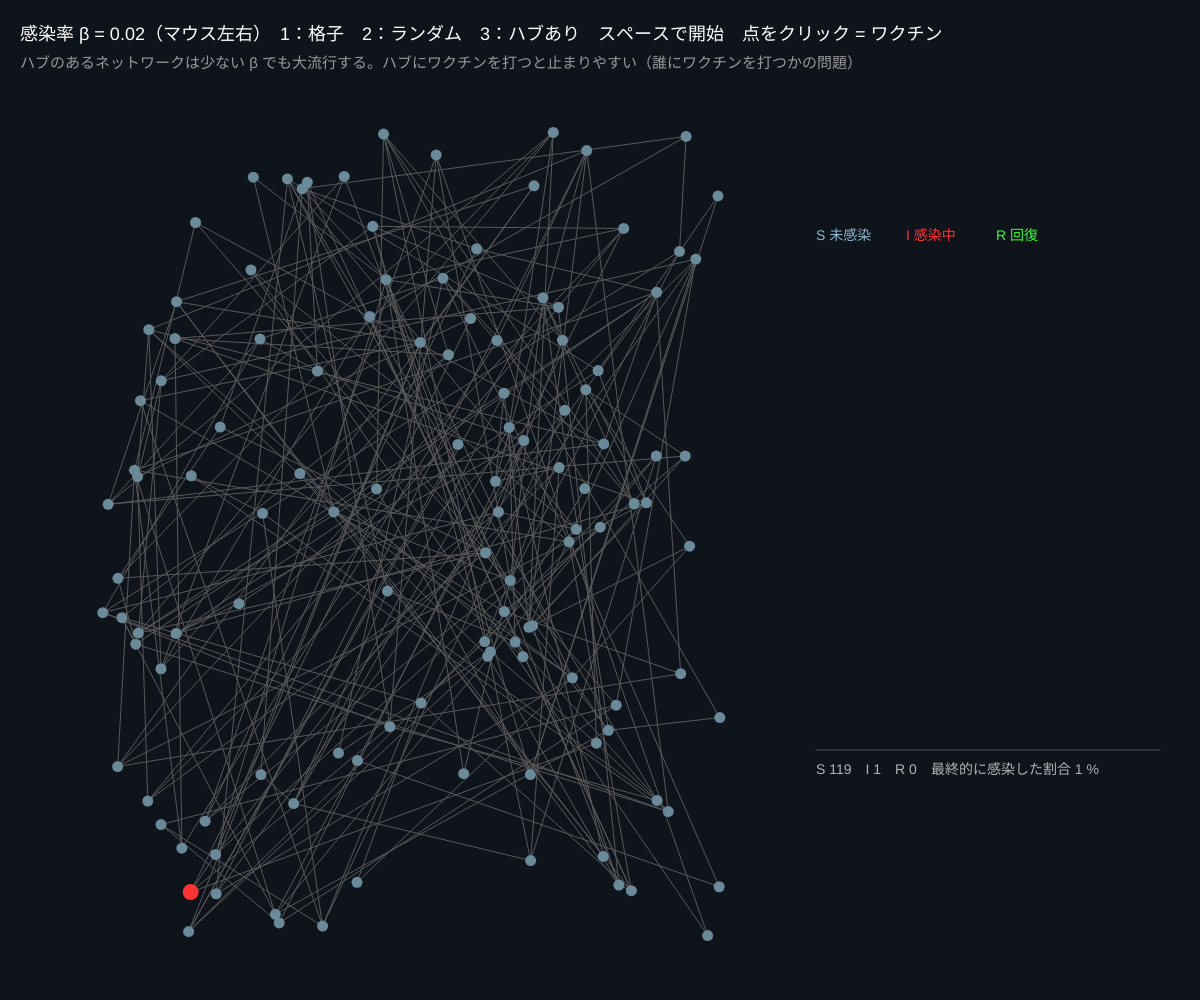
Frame 1 (no input)
Frame 60 (no input): identical to frame 1, image omitted
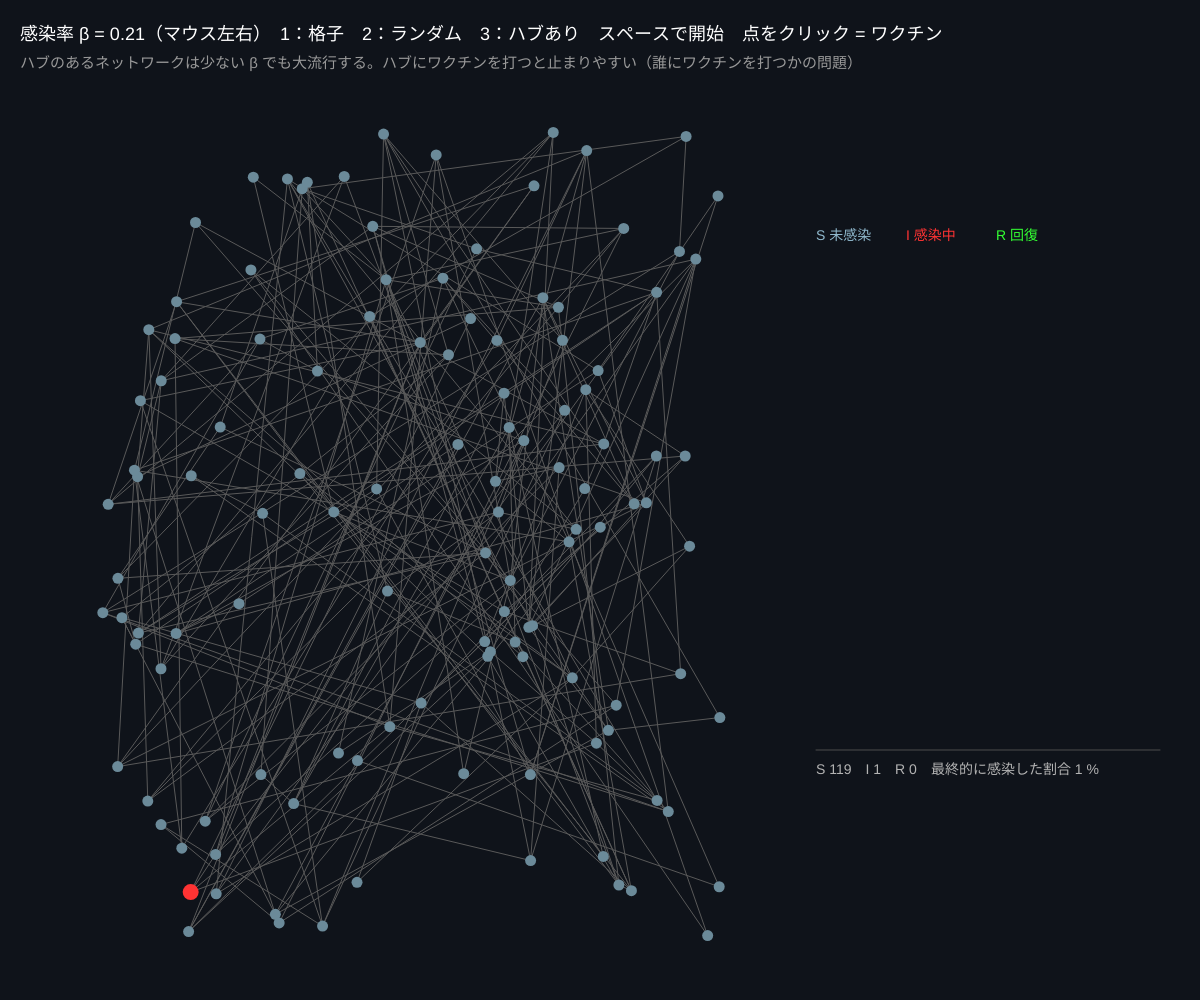
Frame 120 (the mouse pressed at the canvas centre since frame 60)

The p5.js sketch that drew these frames (run headless with seeded random() and noise() and a simulated clock; from frame 60 on, the mouse is pressed at the canvas centre):

// p5.js sketch
// ── sketch.js
// ============================================
// 07 ネットワーク上の感染シミュレーション（SIR モデル）
// S（未感染）→ I（感染中）→ R（回復・免疫）。感染者の隣は確率 β でうつる
// つながり方で流行の広がり方が全然ちがう。点をクリックすると「ワクチン」（最初から R）
// マウス左右 = 感染率 β / 1 = 格子 / 2 = ランダム / 3 = ハブあり / スペースで開始 / クリック = ワクチン
// ============================================

let n = 120, nodes = [], adj = [];
let state = []; // 0 = S, 1 = I, 2 = R
let beta = 0.1, gamma = 0.05;
let running = false;
let history = [];
let topology = 2;

function setup() {
  createCanvas(windowWidth, windowHeight);
  colorMode(HSB, 360, 100, 100, 100);
  build();
}

function build() {
  nodes = []; adj = []; state = new Array(n).fill(0); history = []; running = false;
  for (let i = 0; i < n; i++) adj.push([]);
  let link = (a, b) => { if (a !== b && !adj[a].includes(b)) { adj[a].push(b); adj[b].push(a); } };
  if (topology === 1) {
    let cols = 12;
    for (let i = 0; i < n; i++) nodes.push({ x: map(i % cols, 0, cols - 1, 100, width * 0.6), y: map(floor(i / cols), 0, ceil(n / cols) - 1, 130, height - 60) });
    for (let i = 0; i < n; i++) { if (i % cols < cols - 1) link(i, i + 1); if (i + cols < n) link(i, i + cols); }
  } else {
    for (let i = 0; i < n; i++) nodes.push({ x: random(100, width * 0.6), y: random(130, height - 60) });
    if (topology === 2) {
      for (let i = 0; i < n; i++) for (let k = 0; k < 2; k++) link(i, floor(random(n)));
    } else {
      // ハブあり：優先的選択で成長
      let deg = new Array(n).fill(0);
      link(0, 1); deg[0] = deg[1] = 1;
      for (let i = 2; i < n; i++) {
        for (let k = 0; k < 2; k++) {
          let total = deg.slice(0, i).reduce((a, b) => a + b, 0), r = random(total), t;
          for (t = 0; t < i; t++) { r -= deg[t]; if (r < 0) break; }
          t = min(t, i - 1); link(i, t); deg[i]++; deg[t]++;
        }
      }
    }
  }
  state[floor(random(n))] = 1; // 最初の感染者
}

function draw() {
  background(220, 40, 10);
  beta = map(mouseX, 0, width, 0.02, 0.4, true);

  // ★ 1 ステップ：感染者の隣に確率 β でうつす。感染者は確率 γ で回復
  if (running && frameCount % 6 === 0) {
    let next = state.slice();
    for (let i = 0; i < n; i++) {
      if (state[i] === 1) {
        for (let nb of adj[i]) if (state[nb] === 0 && random() < beta) next[nb] = 1;
        if (random() < gamma) next[i] = 2;
      }
    }
    state = next;
    let c = [0, 0, 0];
    for (let s of state) c[s]++;
    history.push(c);
    if (c[1] === 0) running = false;
  }

  for (let i = 0; i < n; i++) for (let j of adj[i]) if (j > i) { stroke(0, 0, 35); strokeWeight(1); line(nodes[i].x, nodes[i].y, nodes[j].x, nodes[j].y); }
  for (let i = 0; i < n; i++) {
    noStroke();
    fill([200, 0, 120][state[i]], state[i] === 0 ? 30 : 80, state[i] === 0 ? 60 : 100);
    circle(nodes[i].x, nodes[i].y, state[i] === 1 ? 16 : 11);
  }

  // ---- 右：S/I/R の推移 ----
  let gx = width * 0.68, gw = width - gx - 40, gy = height * 0.25, gh = height * 0.5;
  stroke(0, 0, 30);
  line(gx, gy + gh, gx + gw, gy + gh);
  for (let s = 0; s < 3; s++) {
    noFill();
    stroke([200, 0, 120][s], 80, 100);
    strokeWeight(2.5);
    beginShape();
    for (let t = 0; t < history.length; t++) vertex(gx + (t / 200) * gw, gy + gh - (history[t][s] / n) * gh);
    endShape();
  }
  noStroke();
  textSize(14);
  fill(200, 30, 80); text('S 未感染', gx, gy - 10);
  fill(0, 80, 100); text('I 感染中', gx + 90, gy - 10);
  fill(120, 80, 100); text('R 回復', gx + 180, gy - 10);
  let c = [0, 0, 0];
  for (let s of state) c[s]++;
  fill(0, 0, 70);
  text('S ' + c[0] + '　I ' + c[1] + '　R ' + c[2] + '　最終的に感染した割合 ' + nf((100 * (c[1] + c[2])) / n, 1, 0) + ' %', gx, gy + gh + 24);

  fill(0, 0, 100);
  textSize(18);
  text('感染率 β = ' + nf(beta, 1, 2) + '（マウス左右）　1：格子　2：ランダム　3：ハブあり　スペースで' + (running ? '停止' : '開始') + '　点をクリック = ワクチン', 20, 40);
  fill(0, 0, 60);
  textSize(15);
  text('ハブのあるネットワークは少ない β でも大流行する。ハブにワクチンを打つと止まりやすい（誰にワクチンを打つかの問題）', 20, 68);
}

function mousePressed() {
  for (let i = 0; i < n; i++) if (dist(mouseX, mouseY, nodes[i].x, nodes[i].y) < 12 && state[i] === 0) state[i] = 2;
}
function keyPressed() {
  if (key === ' ') running = !running;
  if (key >= '1' && key <= '3') { topology = int(key); build(); }
  if (key === 'r' || key === 'R') build();
}

// ---------- やってみよう ----------
// 1. 同じ β で 1・2・3 を比べる。最終的に感染した割合は？
// 2. ハブあり（3）で、いちばん線の多い点にワクチンを打ってから開始すると？
// 3. 回復率 γ を上げる（早く治る）と、流行の山はどう変わる？
